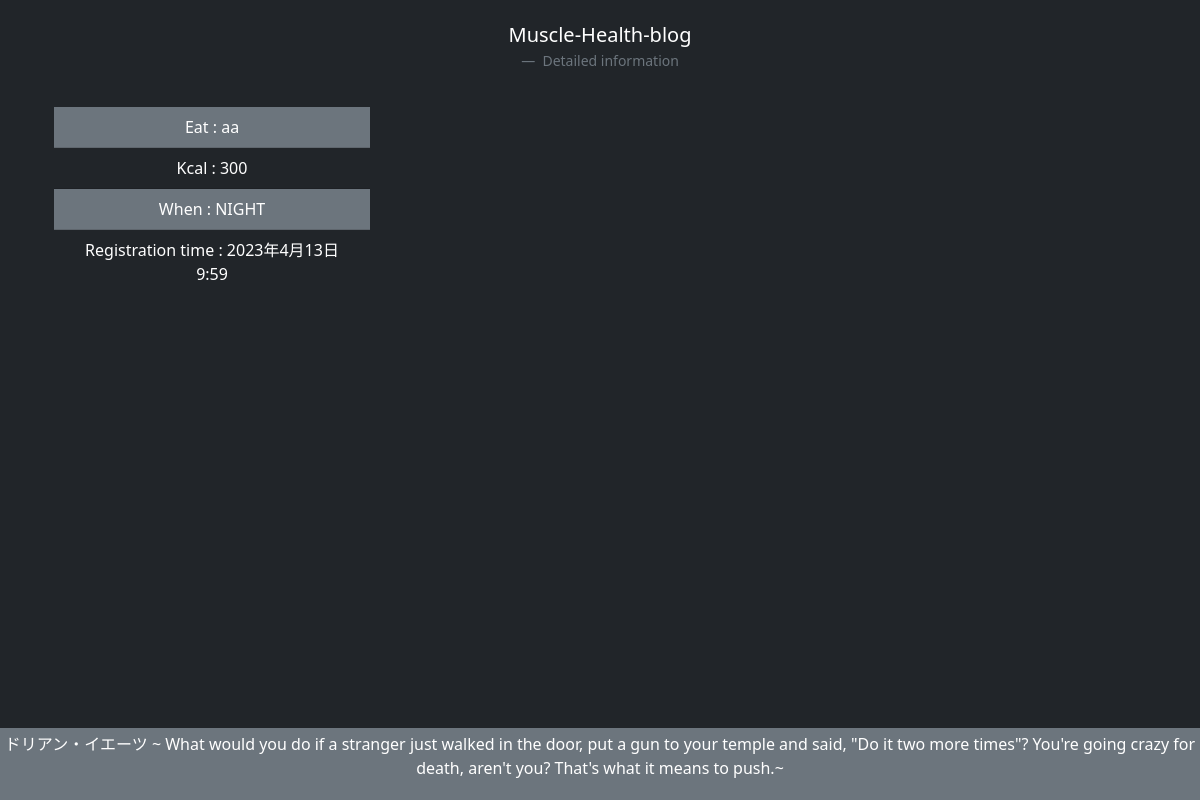
Screenshot of /detail/228 with the database file from the repository.
### karo/models.py (models this page shows, shortened)
class KaroModel(models.Model):
    eat = models.CharField(max_length=20)
    kcol = models.IntegerField(null=True, blank=True, default=0)
    daycolor = models.CharField(
        max_length=10,
        choices = CHOICE,
        default = "secondary"
        )
    date = models.DateTimeField(default=timezone.now())
    goleKcol = models.IntegerField(default=0)

### karo/views.py (the view)
# urls.py: path("detail/<int:pk>", KaroDetail.as_view(), name="detail"),
class KaroDetail(DetailView):
    template_name="detail.html"
    model = KaroModel

### templates/detail.html (shortened to what this page needs)
{% extends 'base.html' %}
{% load mathfilters %}
{% block header %}
<div class="text-white sticky-top w-100 p-1  mb-3 bg-dark">
  <figure class="text-center">
    <blockquote class="blockquote mb-3">
      <p>
        Muscle-Health-blog</p>
    </blockquote>
    <figcaption class="blockquote-footer mb-3">
      Detailed information
    </figcaption>
  </figure>
  </div>
{% endblock %}
{% block sidebar %}
<div class="container bg-dark">
<ul class="list-group list-group-flush ">
  <li class="list-group-item bg-secondary text-white text-center">Eat : {{object.eat}}</li>
  <li class="list-group-item bg-dark text-white text-center">Kcal : {{object.kcol}}</li>
  <li class="list-group-item bg-secondary text-white text-center">When : {{object.get_daycolor_display}}</li>
  <li class="list-group-item bg-dark text-white text-center">Registration time : {{object.date}}</li>
</ul>
</div>
{% endblock %}
{% block footer %}
<div class=" fixed-bottom text-white text-center  bg-secondary">
	<div class="row ">
		<div class="col-12">
      <p class="p-1">	ドリアン・イエーツ ~
        What would you do if a stranger just walked in the door, put a gun to your temple and said, "Do it two more times"? You're going crazy for death, aren't you? That's what it means to push.~</p>
    </div>
	</div>
</div>
{% endblock %}

### rows the page displays
KaroModel: eat "aa", kcol "300", daycolor "NIGHT", date "2023年4月13日9:59"
